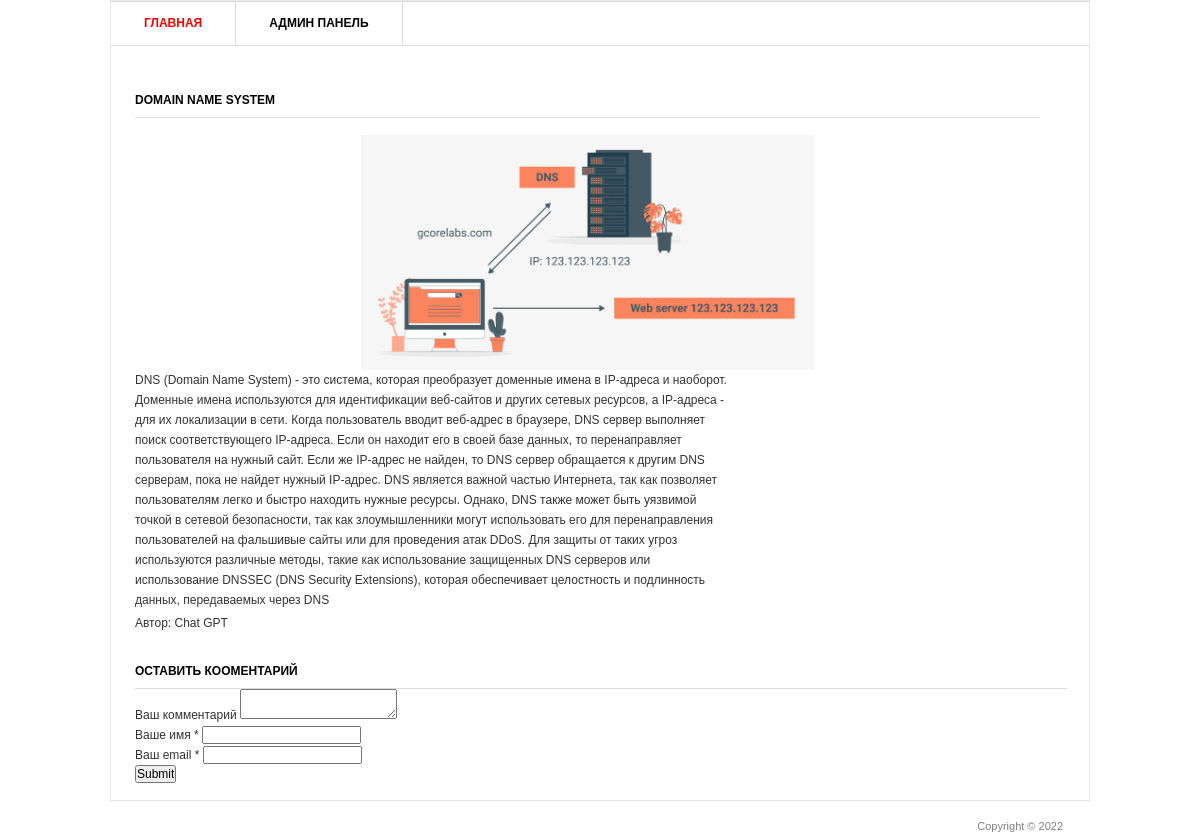
Page /2/ on the committed database.
### blog/models.py (models this page shows, shortened)
class Post(models.Model):
    title = models.CharField('Заголовок записи', max_length=100)
    description = models.TextField('Текст записи')
    author = models.CharField('Имя автора', max_length=100)
    date = models.DateField('Дата публикации')
    img = models.ImageField('Изображения', upload_to='image/%Y')
    class Meta:
        verbose_name = 'Запись'
        verbose_name_plural = 'Записи'

### blog/views.py (the view)
# urls.py: path('<int:pk>/', views.PostDetail.as_view()),
class PostDetail(View):
    def get(self, request, pk):
        post = Post.objects.get(id=pk)
        return render(request, 'blog/blog_detail.html', {'post': post})

### templates/blog/blog_detail.html (shortened to what this page needs)
{% load static %}
<html >
<head>
	<link rel="stylesheet" href="{% static 'css/style.css' %}" type="text/css" media="all" />
</head>
<body>
<div class="shell">
	<div class="border">
		<div id="navigation">
			<ul>
			    <li><a href="/" class="active">Главная</a></li>
			    <li><a href="/admin">Админ панель</a></li>
			</ul>
		</div>
		<div id="main">
			<div id="content" class="left">
				<div class="projects">
					<h3>{{ post.title }}</h3>
                    <p align="center">
                        <img src="{{ post.img.url }}" width="50%" />
                    </p>
					<div class="item">
						<div class="text left">
							<p>{{ post.description }}</p>
							<p>Автор: {{ post.author }}</p>
						</div>
					</div>
				</div>
			</div>
			<div class="form-comment">
				<h3>Оставить кооментарий</h3>
				<div>
					<form action="{% url 'add_comments' post.id %}" method="post">
						<div>
							<label>Ваш комментарий</label>
							<textarea name="text_comments"></textarea>
						</div>
						<div>
							<label>Ваше имя *</label>
							<input type="text" name="name">
						</div>
						<div>
							<label>Ваш email *</label>
							<input type="email" name="email">
						</div>
						<div>
							<input type="submit">
						</div>
					</form>
				</div>
			</div>
		</div>
	</div>
	<div id="footer">
		<p class="copy right">Copyright &copy;  2022 </p>
	</div>
</div>
</body>
</html>

### static/css/style.css (style rules this page uses)
* { margin: 0; padding: 0; outline:0; }
body { font-size: 12px; line-height: 20px; font-family: Georgia, Arial, Helvetica, Sans-Serif; color: #333; background: url() repeat 0 0; }
a { color: #ff0000; text-decoration: none; cursor:pointer; }
input, textarea, select { font-family: Arial, Helvetica, sans-serif; font-size:12px; }
textarea { overflow:auto; }
.left, .alignleft { float: left; display: inline; }
.right, .alignright { float: right; display: inline; }
.shell { width: 980px; margin: 0 auto; }
.border { border: 1px solid #e8e8e8; background: #fff; position: relative; }
#navigation { height: 43px; border-top: 1px solid #dbdbdb; border-bottom: 1px solid #dbdbdb; }
#navigation ul { list-style: none; }
#navigation ul li { float: left; height: 43px; border-right: 1px solid #dbdbdb; font-size: 12px; line-height: 43px; font-weight: bold; text-transform: uppercase; }
#navigation ul li a { float: left; height: 43px; color: #000; padding: 0 33px; }
#navigation ul li a:hover, #navigation ul li a.active { color: #ff0000; text-decoration: none; }
#main { width: 932px; padding: 37px 24px 17px 24px; }
#main h3 { font-size: 12px; line-height: 15px; color: #000; text-transform: uppercase; border-bottom: 1px solid #dbdbdb; padding: 0 0 9px 0; }
#content { width: 905px; }
.projects { padding: 10px 0 0 0; }
.projects h3 { margin: 0 0 17px 0; }
.projects .item { margin: 0 0 28px 0; }
.projects .text { width: 600px; }
.projects .text p { padding: 0 0 3px 0; }
#footer { font-family: Arial, sans-serif; font-size: 11px; line-height: 14px; color: #7f7f7f; padding: 18px 27px 20px 38px; }

### rows in the picture
Post: title "DOMAIN NAME SYSTEM", img (picture), description "DNS (Domain Name System) - это система, которая преобразует доменные имена в IP-адреса и наоборот. Доменные имена используются для идентификации веб-сайтов и других сетевых ресурсов, а IP-адреса - для их локализации в сети. Когда пользователь вводит веб-адрес в браузере, DNS сервер выполняет поиск соответствующего IP-адреса. Если он находит его в своей базе данных, то перенаправляет пользователя на нужный сайт. Если же IP-адрес не найден, то DNS сервер обращается к другим DNS серверам, пока не найдет нужный IP-адрес. DNS является важной частью Интернета, так как позволяет пользователям легко и быстро находить нужные ресурсы. Однако, DNS также может быть уязвимой точкой в сетевой…", author "Chat GPT"
